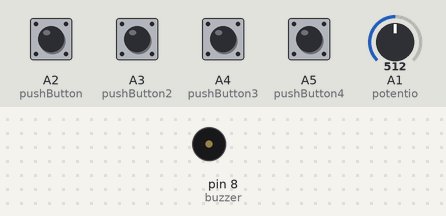
This sketch was run on a simulated Arduino Leonardo, built with avr-gcc and run on an emulated ATmega32U4. Shown: buzzer (waves = sounding). The test bench sets the inputs (shaded band); at power-on: A2 (pushButton), A3 (pushButton2), A4 (pushButton3), A5 (pushButton4) LOW, A1 (potentio) = 512. What the sketch prints to the serial monitor is not drawn.

Above: at 1.2 s.
1.3 s: A2 (pushButton) pulled HIGH for 0.15 s
At 1.45 s:
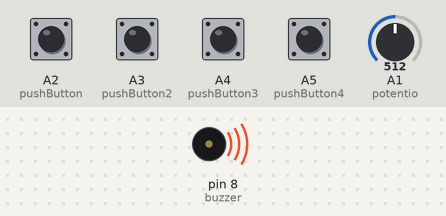
3.1 s: A3 (pushButton2) pulled HIGH for 0.15 s
At 4.7 s:
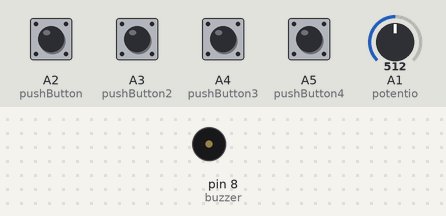
5.1 s: A4 (pushButton3) pulled HIGH for 0.15 s
At 5.29 s:
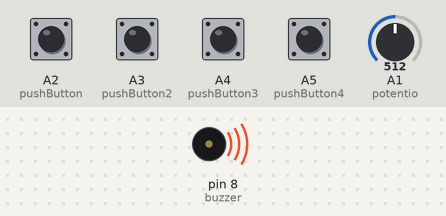
9.4 s: A2 (pushButton) pulled HIGH for 1 s
At 10.8 s:
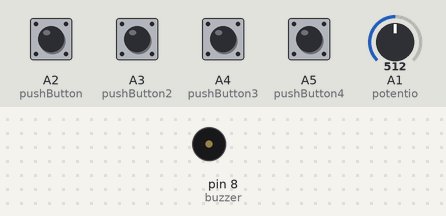
12.0 s: A3 (pushButton2) pulled HIGH for 1 s
At 12.5 s:
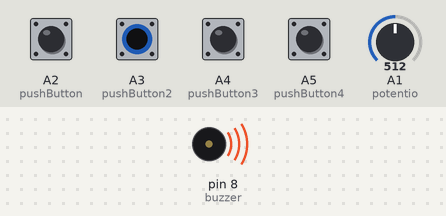
Timing chart, 0 to 15.0 s (numbered marks = the images above; inputs shaded):
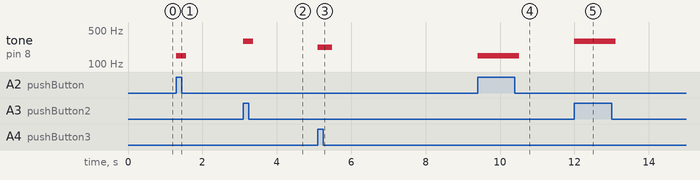

Measured:
- after the input at 1.3 s, tone on pin 8 (buzzer): silent → 147 Hz at once, → silent 0.27 s later
- after the input at 3.1 s, tone on pin 8 (buzzer): silent → 294 Hz at once, → silent 0.27 s later
- after the input at 5.1 s, tone on pin 8 (buzzer): silent → 220 Hz at once, → silent 0.39 s later
- after the input at 9.4 s, tone on pin 8 (buzzer): silent → 147 Hz at once, → silent 1.1 s later
- after the input at 12.0 s, tone on pin 8 (buzzer): silent → 294 Hz at once, → silent 1.1 s later

The sketch:

musicInstrument.ino
```cpp
#include "pitches.h"
#include "Keyboard.h"

char input;
//inputs
int potentio = A1;
int pushButton = A2;
int pushButton2 = A3;
int pushButton3 = A4;
int pushButton4 = A5;

//notes
int note1[]={NOTE_D3, NOTE_G3, NOTE_B2,  NOTE_A2 };
int note2[]={NOTE_D4, NOTE_F3, NOTE_AS2,  NOTE_E4};
int note3[]={NOTE_A3, NOTE_C3, NOTE_GS3,  NOTE_F4};

int durations1[] = {16, 12, 8, 16};
int durations2[] = {16, 8, 8, 12};
int durations3[] = {8, 16, 8, 8};
int index=0;

//output
int buzzer = 8;

//variables
int TEMPO = 1200;

/* int melody[] = {
  NOTE_D3, NOTE_D3, NOTE_D4, NOTE_A3, 0, NOTE_GS3, NOTE_G3, NOTE_F3, NOTE_D3, NOTE_F3, NOTE_G3, NOTE_C3, NOTE_C3, NOTE_D4, NOTE_A3, 0, NOTE_GS3, NOTE_G3, NOTE_F3, NOTE_D3, NOTE_F3, NOTE_G3, NOTE_B2, NOTE_B2,
};*/

/*int noteDurations[] = {
  16, 16, 8, 6, 32, 8, 8, 8, 16, 16, 16, 16, 16, 8, 6, 32, 8, 8, 8, 16, 16, 16,
};*/

int melody[] = {
  NOTE_D3, NOTE_D3, NOTE_D4, NOTE_A3, 0, NOTE_GS3, NOTE_G3, NOTE_F3, NOTE_D3, NOTE_F3, NOTE_G3, NOTE_C3, NOTE_C3, NOTE_D4, NOTE_A3, 0, NOTE_GS3, NOTE_G3, NOTE_F3, NOTE_D3, NOTE_F3, NOTE_G3, NOTE_B2, NOTE_B2, NOTE_D4, NOTE_A3, 0, NOTE_GS3, NOTE_G3, NOTE_F3, NOTE_D3, NOTE_F3, NOTE_G3, NOTE_AS2, NOTE_AS2, NOTE_D4, NOTE_A3, 0, NOTE_GS3, NOTE_G3, NOTE_F3, NOTE_D3, NOTE_F3, NOTE_G3, NOTE_D3, NOTE_D3, NOTE_D4, NOTE_A3, 0, NOTE_GS3, NOTE_G3, NOTE_F3, NOTE_D3, NOTE_F3, NOTE_G3, NOTE_C3, NOTE_C3, NOTE_D4, NOTE_A3, 0, NOTE_GS3, NOTE_G3, NOTE_F3, NOTE_D3, NOTE_F3, NOTE_G3, NOTE_B2, NOTE_B2, NOTE_D4, NOTE_A3, 0, NOTE_GS3, NOTE_G3, NOTE_F3, NOTE_D3, NOTE_F3, NOTE_G3, NOTE_AS2, NOTE_AS2, NOTE_D4, NOTE_A3, 0, NOTE_GS3, NOTE_G3, NOTE_F3, NOTE_D3, NOTE_F3, NOTE_G3, NOTE_D4, NOTE_D4, NOTE_D5, NOTE_A4, 0, NOTE_GS4, NOTE_G4, NOTE_F4, NOTE_D4, NOTE_F4, NOTE_G4, NOTE_C4, NOTE_C4, NOTE_D5, NOTE_A4, 0, NOTE_GS4, NOTE_G4, NOTE_F4, NOTE_D4, NOTE_F4, NOTE_G4, NOTE_B3, NOTE_B3, NOTE_D5, NOTE_A4, 0, NOTE_GS4, NOTE_G4, NOTE_F4, NOTE_D4, NOTE_F4, NOTE_G4, NOTE_AS3, NOTE_AS3, NOTE_D5, NOTE_A4, 0, NOTE_GS4, NOTE_G4, NOTE_F4, NOTE_D4, NOTE_F4, NOTE_G4, NOTE_D4, NOTE_D4, NOTE_D5, NOTE_A4, 0, NOTE_GS4, NOTE_G4, NOTE_F4, NOTE_D4, NOTE_F4, NOTE_G4, NOTE_C4, NOTE_C4, NOTE_D5, NOTE_A4, 0, NOTE_GS4, NOTE_G4, NOTE_F4, NOTE_D4, NOTE_F4, NOTE_G4, NOTE_B3, NOTE_B3, NOTE_D5, NOTE_A4, 0, NOTE_GS4, NOTE_G4, NOTE_F4, NOTE_D4, NOTE_F4, NOTE_G4, NOTE_AS3, NOTE_AS3, NOTE_D5, NOTE_A4, 0, NOTE_GS4, NOTE_G4, NOTE_F4, NOTE_D4, NOTE_F4, NOTE_G4, NOTE_F4, NOTE_F4, NOTE_F4, NOTE_F4, NOTE_F4, NOTE_D4, NOTE_D4, NOTE_D4, NOTE_F4, NOTE_F4, NOTE_F4, NOTE_G4, NOTE_GS4, NOTE_G4, NOTE_F4, NOTE_D4, NOTE_F4, NOTE_G4, 0, NOTE_F4, NOTE_F4, NOTE_F4, NOTE_G4, NOTE_GS4, NOTE_A4, NOTE_C5, NOTE_A4, NOTE_D5, NOTE_D5, NOTE_D5, NOTE_A4, NOTE_D5, NOTE_C5, NOTE_F4, NOTE_F4, NOTE_F4, NOTE_F4, NOTE_F4, NOTE_D4, NOTE_D4, NOTE_D4, NOTE_F4, NOTE_F4, NOTE_F4, NOTE_F4, NOTE_D4, NOTE_F4, NOTE_E4, NOTE_D4, NOTE_C4, 0, NOTE_G4, NOTE_E4, NOTE_D4, NOTE_D4, NOTE_D4, NOTE_D4, NOTE_F3, NOTE_G3, NOTE_AS3, NOTE_C4, NOTE_D4, NOTE_F4, NOTE_C5, 0, NOTE_F4, NOTE_D4, NOTE_F4, NOTE_G4, NOTE_GS4, NOTE_G4, NOTE_F4, NOTE_D4, NOTE_GS4, NOTE_G4, NOTE_F4, NOTE_D4, NOTE_F4, NOTE_F4, NOTE_F4, NOTE_GS4, NOTE_A4, NOTE_C5, NOTE_A4, NOTE_GS4, NOTE_G4, NOTE_F4, NOTE_D4, NOTE_E4, NOTE_F4, NOTE_G4, NOTE_A4, NOTE_C5, NOTE_CS5, NOTE_GS4, NOTE_GS4, NOTE_G4, NOTE_F4, NOTE_G4, NOTE_F3, NOTE_G3, NOTE_A3, NOTE_F4, NOTE_E4, NOTE_D4, NOTE_E4, NOTE_F4, NOTE_G4, NOTE_E4, NOTE_A4, NOTE_A4, NOTE_G4, NOTE_F4, NOTE_DS4, NOTE_CS4, NOTE_DS4, 0, NOTE_F4, NOTE_D4, NOTE_F4, NOTE_G4, NOTE_GS4, NOTE_G4, NOTE_F4, NOTE_D4, NOTE_GS4, NOTE_G4, NOTE_F4, NOTE_D4, NOTE_F4, NOTE_F4, NOTE_F4, NOTE_GS4, NOTE_A4, NOTE_C5, NOTE_A4, NOTE_GS4, NOTE_G4, NOTE_F4, NOTE_D4, NOTE_E4, NOTE_F4, NOTE_G4, NOTE_A4, NOTE_C5, NOTE_CS5, NOTE_GS4, NOTE_GS4, NOTE_G4, NOTE_F4, NOTE_G4, NOTE_F3, NOTE_G3, NOTE_A3, NOTE_F4, NOTE_E4, NOTE_D4, NOTE_E4, NOTE_F4, NOTE_G4, NOTE_E4, NOTE_A4, NOTE_A4, NOTE_G4, NOTE_F4, NOTE_DS4, NOTE_CS4, NOTE_DS4,
};

int noteDurations[] = {
  16, 16, 8, 6, 32, 8, 8, 8, 16, 16, 16, 16, 16, 8, 6, 32, 8, 8, 8, 16, 16, 16, 16, 16, 8, 6, 32, 8, 8, 8, 16, 16, 16, 16, 16, 8, 6, 32, 8, 8, 8, 16, 16, 16, 16, 16, 8, 6, 32, 8, 8, 8, 16, 16, 16, 16, 16, 8, 6, 32, 8, 8, 8, 16, 16, 16, 16, 16, 8, 6, 32, 8, 8, 8, 16, 16, 16, 16, 16, 8, 6, 32, 8, 8, 8, 16, 16, 16, 16, 16, 8, 6, 32, 8, 8, 8, 16, 16, 16, 16, 16, 8, 6, 32, 8, 8, 8, 16, 16, 16, 16, 16, 8, 6, 32, 8, 8, 8, 16, 16, 16, 16, 16, 8, 6, 32, 8, 8, 8, 16, 16, 16, 16, 16, 8, 6, 32, 8, 8, 8, 16, 16, 16, 16, 16, 8, 6, 32, 8, 8, 8, 16, 16, 16, 16, 16, 8, 6, 32, 8, 8, 8, 16, 16, 16, 16, 16, 8, 6, 32, 8, 8, 8, 16, 16, 16, 8, 16, 8, 8, 8, 8, 4, 16, 8, 16, 8, 8, 8, 16, 16, 16, 16, 16, 8, 8, 16, 8, 8, 8, 8, 8, 8, 8, 8, 16, 16, 16, 2, 8, 16, 8, 8, 8, 8, 4, 16, 8, 16, 8, 8, 8, 8, 8, 16, 8, 16, 8, 8, 8, 8, 8, 8, 8, 16, 8, 15, 8, 8, 2, 3, 16, 16, 16, 16, 16, 16, 16, 16, 16, 16, 16, 16, 8, 2, 16, 8, 16, 8, 16, 16, 16, 16, 16, 16, 8, 8, 8, 8,  8, 8, 16, 16, 16, 2, 8, 8, 8, 8, 4, 4, 4, 4, 4, 4, 2, 8, 8, 8, 8, 2, 2, 3, 16, 16, 16, 16, 16, 16, 16, 16, 16, 16, 16, 16, 8, 2, 16, 8, 16, 8, 16, 16, 16, 16, 16, 16, 8, 8, 8, 8,  8, 8, 16, 16, 16, 2, 8, 8, 8, 8, 4, 4, 4, 4, 4, 4, 2, 8, 8, 8, 8, 2, 1
};


// the setup routine runs once when you press reset:
void setup() {
  //Keyboard.begin();
  // initialize serial communication at 9600 bits per second:
  Serial.begin(9600);
  // make the pushbutton's pin an input:
  pinMode(pushButton, INPUT);
  pinMode(pushButton2, INPUT);
  pinMode(pushButton3, INPUT);
  pinMode(pushButton4, INPUT);
  pinMode(potentio, INPUT);
}

// the loop routine runs over and over again forever:
void loop() {

  // read the input pin:
  int buttonState = digitalRead(pushButton);
  int button2State = digitalRead(pushButton2);
  int button3State = digitalRead(pushButton3);
  int button4State = digitalRead(pushButton4);
  int potentioState = analogRead(potentio);
  TEMPO = map(potentioState, 0, 1023, 800, 3000);


  if (buttonState > 0) {
    tone(buzzer, note1[index], TEMPO / durations1[index]);
  }
  if (button2State > 0) {
    tone(buzzer, note2[index], TEMPO / durations2[index]);
  }
  if (button3State > 0) {
    tone(buzzer, note3[index], TEMPO / durations3[index]);
  }
  if (button4State > 0) {
    index=1;
  } else {
    index=0;
  }

  input = Serial.read();
  Serial.print("You typed: " );
  Serial.print(input);
  if (input>0) {
    int melody_len = sizeof(melody) / sizeof(melody[0]);
    for (int thisNote = 0; thisNote < melody_len; thisNote++) {
      TEMPO = map(potentioState, 0, 1023, 800, 3000);
      int noteDuration = TEMPO / noteDurations[thisNote];
      tone(8, melody[thisNote], noteDuration);
      int pauseBetweenNotes = noteDuration * 1.45;
      delay(pauseBetweenNotes);
      noTone(8);
    }
  }
}
```

pitches.h
```cpp
/*************************************************
 * Public Constants
 *************************************************/

#define NOTE_B0  31
#define NOTE_C1  33
#define NOTE_CS1 35
#define NOTE_D1  37
#define NOTE_DS1 39
#define NOTE_E1  41
#define NOTE_F1  44
#define NOTE_FS1 46
#define NOTE_G1  49
#define NOTE_GS1 52
#define NOTE_A1  55
#define NOTE_AS1 58
#define NOTE_B1  62
#define NOTE_C2  65
#define NOTE_CS2 69
#define NOTE_D2  73
#define NOTE_DS2 78
#define NOTE_E2  82
#define NOTE_F2  87
#define NOTE_FS2 93
#define NOTE_G2  98
#define NOTE_GS2 104
#define NOTE_A2  110
#define NOTE_AS2 117
#define NOTE_B2  123
#define NOTE_C3  131
#define NOTE_CS3 139
#define NOTE_D3  147
#define NOTE_DS3 156
#define NOTE_E3  165
#define NOTE_F3  175
#define NOTE_FS3 185
#define NOTE_G3  196
#define NOTE_GS3 208
#define NOTE_A3  220
#define NOTE_AS3 233
#define NOTE_B3  247
#define NOTE_C4  262
#define NOTE_CS4 277
#define NOTE_D4  294
#define NOTE_DS4 311
#define NOTE_E4  330
#define NOTE_F4  349
#define NOTE_FS4 370
#define NOTE_G4  392
#define NOTE_GS4 415
#define NOTE_A4  440
#define NOTE_AS4 466
#define NOTE_B4  494
#define NOTE_C5  523
#define NOTE_CS5 554
#define NOTE_D5  587
#define NOTE_DS5 622
#define NOTE_E5  659
#define NOTE_F5  698
#define NOTE_FS5 740
#define NOTE_G5  784
#define NOTE_GS5 831
#define NOTE_A5  880
#define NOTE_AS5 932
#define NOTE_B5  988
#define NOTE_C6  1047
#define NOTE_CS6 1109
#define NOTE_D6  1175
#define NOTE_DS6 1245
#define NOTE_E6  1319
#define NOTE_F6  1397
#define NOTE_FS6 1480
#define NOTE_G6  1568
#define NOTE_GS6 1661
#define NOTE_A6  1760
#define NOTE_AS6 1865
#define NOTE_B6  1976
#define NOTE_C7  2093
#define NOTE_CS7 2217
#define NOTE_D7  2349
#define NOTE_DS7 2489
#define NOTE_E7  2637
#define NOTE_F7  2794
#define NOTE_FS7 2960
#define NOTE_G7  3136
#define NOTE_GS7 3322
#define NOTE_A7  3520
#define NOTE_AS7 3729
#define NOTE_B7  3951
#define NOTE_C8  4186
#define NOTE_CS8 4435
#define NOTE_D8  4699
#define NOTE_DS8 4978
```
